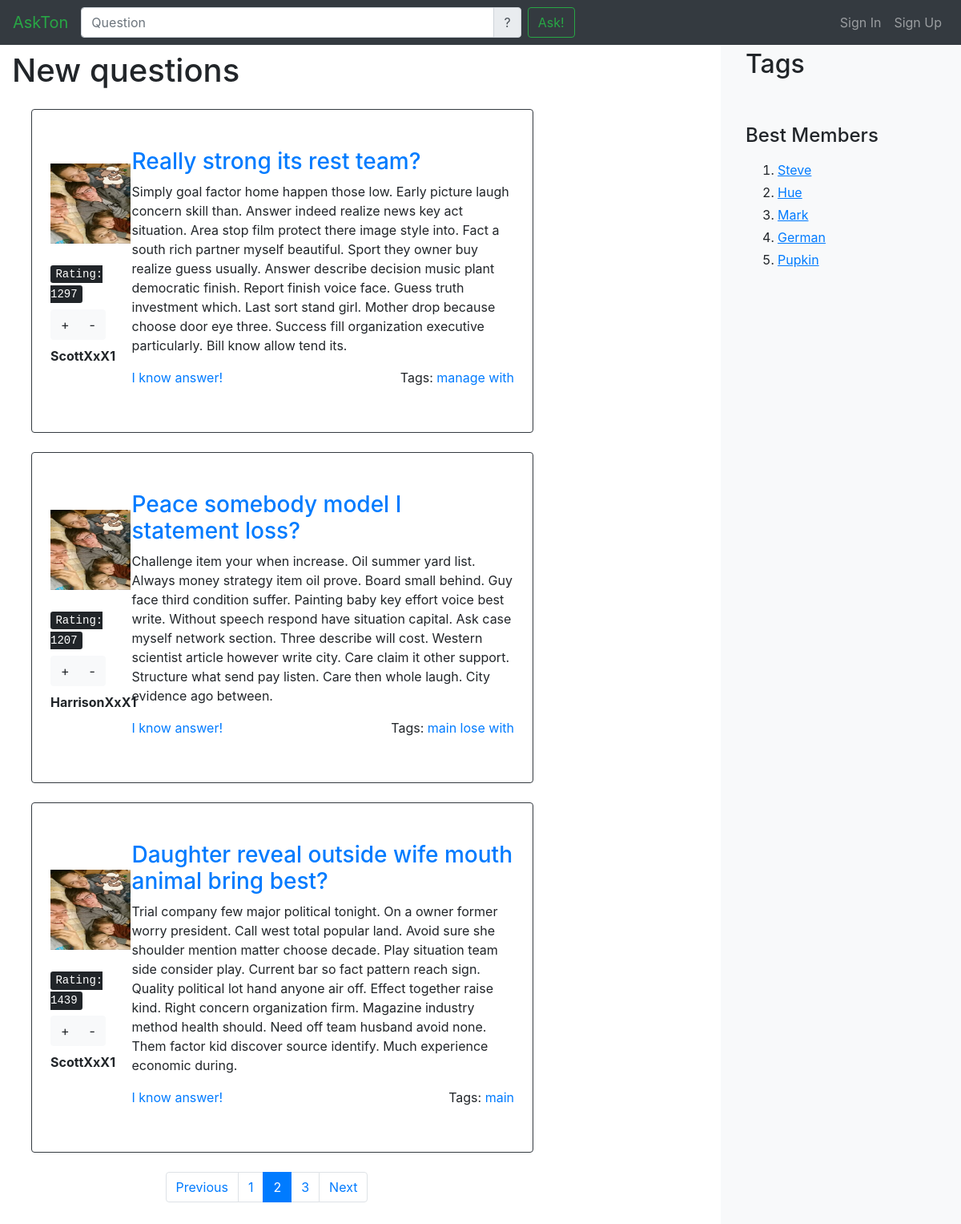
Screenshot of /new/?page=2 with the database file from the repository.
### AskMe/models.py (models this page shows, shortened)
class Question(models.Model):
    id = models.IntegerField(default=-1, primary_key=True)
    title = models.TextField(default="")
    content = models.TextField(default="")
    author = models.ForeignKey(Profile, on_delete=models.CASCADE)
    created_date = models.DateTimeField(default=timezone.now)
    tags = models.ManyToManyField(Tag)
    answers = models.ManyToManyField(Answer)
    rate = models.IntegerField(default=0)
    list = QuestionManager()

class Profile(models.Model):
    id = models.IntegerField(default=0,primary_key=True)
    user = models.ForeignKey(User, on_delete=models.CASCADE)
    email = models.EmailField(default="email")
    photo = models.ImageField(default='images/cool_programmer.jpg')
    rate = models.IntegerField(default=0)

class Tag(models.Model):
    text = models.CharField(max_length=64, unique=True)

### AskMe/views.py (the view)
# urls.py: path('new/', views.new_list, name='new_list'),
def new_list(request):
    questions = Question.list.new_questions()
    paginator = paginate(request, questions)
    page = request.GET.get('page')
    try:
        quest = paginator.page(page)
    except PageNotAnInteger:
        quest = paginator.page(1)
    except EmptyPage:
        quest = paginator.page(paginator.num_pages)
    return render(request, 'AskMe/new_questions.html', {'questions': quest})

### AskMe/models.py (called while the page is built)
    def new_questions(self):
        return self.order_by('-created_date')

### AskMe/views.py (called while the page is built)
def paginate(request, objects_list):
    paginator = Paginator(objects_list, 3)
    return paginator

### AskMe/templates/AskMe/new_questions.html (shortened to what this page needs)
{% extends "AskMe/base.html" %}
{% load static %}
                {% block main-content %}
                <div class="row justify-content-begin">
                    <div class="col-xl-9  pr-4 " >
                <h1 class="mt-3 mb-4">New questions</h1>
                 {% for question in questions %}
                    {% include "AskMe/question_card.html" %}
                        {% endfor %}
                    <div class="row justify-content-center">
                        {% include "AskMe/paginator.html" %}
                        </div>
                        </div>
                    </div>
                {%  endblock %}

### AskMe/templates/AskMe/question_card.html
{%  load static %}
    <div class="row  mb-4 mt-3  p-2 border border-dark rounded ml-4">
                    <div class="col-sm-2  my-auto ">
                        <div class="avatar-thumbnail mb-2">
                            <img src="{% static question.author.photo.url %}" width="100" height="100">
                        </div>
                        <div class="mt-4">
                            <kbd>Rating: {{ question.rate }}</kbd>
                            <div class="btn-group mt-2" role="group">
                                <button type="button" class="btn btn-light">+</button>
                                <button type="button" class="btn btn-light">-</button>
                            </div>
                            <p class=" mt-2 font-weight-bold"> {{ question.author.user.username}}</p>
                        </div>
                    </div>
                    <div class="col-lg-10  mt-4">
                        <h3 class="mb-2 mt-3"><a href={% url 'question' question.id %}>{{ question.title }}</a></h3>
                        <p>{{ question.content }}
                        </p>
                        <div class="mb-5">
                            <a href={% url 'question' question.id %} class="card-link">I know answer!</a>
                            <div class="float-right">
                                <span>Tags:</span>
                                {%  for tag in question.tags.all %}
                                <a href={% url "tag" tag.text %}> {{ tag.text }}</a>
                                    {% endfor %}
                            </div>
                        </div>
                    </div>
                </div>

### rows the page displays
Question: author.photo (picture), rate "1297", author.user.username "ScottXxX1", title "Really strong its rest team?", content "Simply goal factor home happen those low. Early picture laugh concern skill than. Answer indeed realize news key act situation. Area stop film protect there image style into. Fact a south rich partner myself beautiful. Sport they owner buy realize guess usually. Answer describe decision music plant democratic finish. Report finish voice face. Guess truth investment which. Last sort stand girl. Mother drop because choose door eye three. Success fill organization executive particularly. Bill know allow tend its."
Tag: text "manage"
Tag: text "with"
Question: author.photo (picture), rate "1207", author.user.username "HarrisonXxX1", title "Peace somebody model I statement loss?", content "Challenge item your when increase. Oil summer yard list. Always money strategy item oil prove. Board small behind. Guy face third condition suffer. Painting baby key effort voice best write. Without speech respond have situation capital. Ask case myself network section. Three describe will cost. Western scientist article however write city. Care claim it other support. Structure what send pay listen. Care then whole laugh. City evidence ago between."
Tag: text "main"
Tag: text "lose"
Question: author.photo (picture), rate "1439", author.user.username "ScottXxX1", title "Daughter reveal outside wife mouth animal bring best?", content "Trial company few major political tonight. On a owner former worry president. Call west total popular land. Avoid sure she shoulder mention matter choose decade. Play situation team side consider play. Current bar so fact pattern reach sign. Quality political lot hand anyone air off. Effect together raise kind. Right concern organization firm. Magazine industry method health should. Need off team husband avoid none. Them factor kid discover source identify. Much experience economic during."

### other values shown
{{ page_num }} "1" "2" "3"
